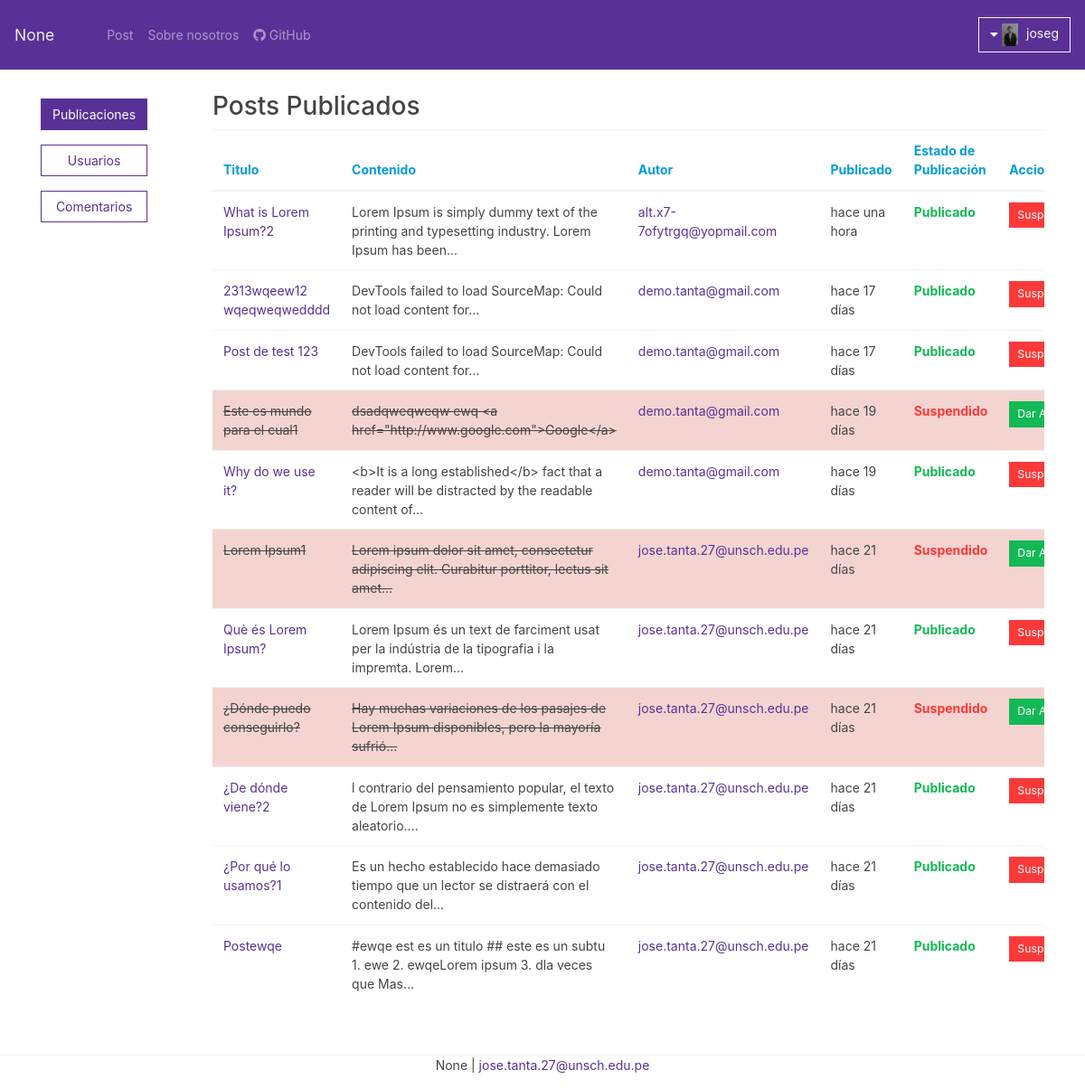
Screenshot of /admin/posts/ (signed in) with the database file from the repository.
### app/models.py (models this page shows, shortened)
class User(UserMixin, db.Model):
    __tablename__ = 'users'
    id = db.Column(db.Integer, primary_key=True, unique=True)
    username = db.Column(db.String(40), nullable=False,
                         unique=True, index=True)
    email = db.Column(db.String(100), nullable=False, unique=True, index=True)
    name = db.Column(db.String(60), nullable=True)
    address = db.Column(db.String(60), nullable=True)
    password_hash = db.Column(db.String(150), nullable=False)
    slug = db.Column(db.String(100), nullable=False, unique=True)
    date_register = db.Column(
        db.DateTime, default=datetime.now, nullable=False)
    status = db.Column(db.Boolean, default=True, index=True)
    upload = db.Column(db.String(200), nullable=True, default='def')
    role_id = db.Column(db.Integer, db.ForeignKey(
        'roles.id'), index=True, nullable=False)
    confirmed = db.Column(db.Boolean, default=False)
    posts = db.relationship('Post', backref='author',
                            lazy=True, cascade='all, delete-orphan')
    comments = db.relationship(
        'Comment', backref='author', lazy=True, cascade='all, delete-orphan')
    followed = db.relationship('Follow',
                               foreign_keys=[Follow.follower_id],
                               backref=db.backref('follower', lazy='joined'),
                               lazy='dynamic',
                               cascade='all, delete-orphan'
                               )
    followers = db.relationship('Follow',
                                foreign_keys=[Follow.followed_id],
                                backref=db.backref('followed', lazy='joined'),
                                lazy='dynamic',
                                cascade='all, delete-orphan'
                                )
    def __setattr__(self, key, value):
        super(User, self).__setattr__(key, value)
        if key == 'username':
            self.slug = self.__generate_slug(self.username)
    def can(self, permissions):
        p = self.role is not None and self.role.has_permission(permissions)
        return p
    @property
    def is_administrator(self):
        return self.can(Permission.ADMINISTER)
    @property
    def upload_path(self):
        return url_for('static', filename='uploads/users/' + self.upload)
    @property
    def password(self):
        raise AttributeError("La contraseña no puede ser leida.")

class Post(UserMixin, db.Model):
    __tablename__ = 'posts'
    id = db.Column(db.Integer, primary_key=True, unique=True)
    title = db.Column(db.String(120), nullable=False, unique=True)
    content = db.Column(db.Text, nullable=False)
    content_html = db.Column(db.Text, nullable=False)
    slug = db.Column(db.String(100), nullable=False, unique=True, index=True)
    date_register = db.Column(
        db.DateTime, default=datetime.utcnow, nullable=False)
    publishied = db.Column(db.Boolean, default=True, index=True)
    upload = db.Column(db.String(200), nullable=True, default='def')
    url_image = db.Column(db.String(600), nullable=True, default='')
    user_id = db.Column(db.Integer, db.ForeignKey('users.id'), index=True)
    comments = db.relationship(
        'Comment', backref='post', lazy=True, cascade="all, delete-orphan")
    def __setattr__(self, key, value):
        super(Post, self).__setattr__(key, value)
        if key == 'title':
            self.slug = self.__generate_slug(self.title)

### app/admin/views.py (the view)
@admin.route('/')
@admin.route('/posts/', methods=['GET'])
@login_required
@admin_required
def posts():
    posts = Post.query.order_by(Post.date_register.desc())
    return render_template('admin/posts.html', title='Admin | Posts', posts=posts)

### app/helpers.py (called while the page is built)
def isActive(path: str = '') -> str:
    if (request.path == path):
        return "active"
    return ""

    def render(self, format_time: datetime) -> Markup:
        return Markup("<script>\nmoment.locale('es');\ndocument.write(moment(\"%s\").%s);\n</script>" % (self.timestamp.strftime("%Y-%m-%dT%H:%M:%S Z"), format_time))

    def formatNow(self):
        return self.render("fromNow()")

### app/main/__init__.py (called while the page is built)
@main.app_context_processor
def inject_permissions():
    return dict(
        Permission=Permission,
        form_send=forms.SendEmailForm()
    )

### app/main/views.py (called while the page is built)
@main.after_app_request
def after_request(response):
    for query in get_debug_queries():
        if query.duration >= current_app.config['FLASK_SLOW_DB_QUERY_TIME']:
            current_app.logger.warning('Slow query: %s\nParameters: %s\nDuration: %fs\nContext: %s\n' % (
                query.statement, query.parameters, query.duration, query.context))
    return response

### app/models.py (called while the page is built)
@login_manager.user_loader
def load_user(user_id):
    return User.query.get(int(user_id))

    def has_permission(self, permissions):
        return self.permissions & permissions == permissions

### app/users/views.py (called while the page is built)
@users.before_app_request
def before_request():
    if current_user.is_authenticated:
        if not current_user.confirmed \
                and request.endpoint \
                and request.blueprint != 'users' \
                and request.endpoint != 'static':
            return redirect(url_for('users.uncorfirmed'))

### app/templates/admin/posts.html (shortened to what this page needs)
{% extends 'base.html' %}
{% block contenido %}
<div class="row">
	<div class="col-2">{% include 'admin/_btn_group.html' %}</div>
	<div class="col-10">
		<h2>Posts Publicados</h2>
		<table class="table table-responsive table-hover" id="table-ban">
			<thead>
				<tr class="text-info">
					<th>Titulo</th>
					<th>Contenido</th>
					<th>Autor</th>
					<th>Publicado</th>
					<th>Estado de Publicación</th>
					<th>Acciones</th>
				</tr>
			</thead>
			<tbody>
				{% for post in posts %}
				<tr id="post_{{ post.slug }}" class="{%if not post.publishied%}posted-baned-bg{%endif%}">
					{%if not post.publishied%}
					<td class="post_{{ post.slug }} posted-baned">{{ post.title }}</td>
					{% else %}
					<td><a href="{{ url_for('posts.post_show', slug = post.slug) }}" class="post_{{ post.slug }}">{{ post.title |
							truncate(50)}}</a>
					</td>
					{%endif%}
					<td class="post_cont-{{ post.slug }} w-25 {%if not post.publishied%}posted-baned{%endif%}">{{ post.content |
						truncate(100)}}</td>
					<td><a href="{{ url_for('admin.show_user', user_id = post.author.id ) }}">{{ post.author.email }}</a></td>
					<td>{{ momentjs(post.date_register).formatNow()}}</td>
					<td class="post-flags {%if post.publishied %}text-success{% else %}text-danger{% endif %}"
						id="flag-{{ post.id }}">
						{%if post.publishied %}Publicado{% else %}Suspendido{% endif %}
					</td>
					<td>
						<button id="ban_post_{{ post.id }}"
							class="{%if post.publishied %}btn-sm btn btn-danger{% else %}btn-sm btn btn-success{% endif %}">
							{%if post.publishied %}Suspender{% else %}Dar Alta{% endif %}
						</button>
					</td>
				<tr>
					{% endfor %}
			</tbody>
		</table>
	</div>
</div>
{% endblock %}

### app/templates/partials/_nav.html (shortened to what this page needs)
<nav class="navbar navbar-expand-lg navbar-dark bg-primary navbar-sticky">
	<a class="navbar-brand" href="{{ url_for('main.home') }}">{{ APP_NAME }}</a>
	<div class="collapse navbar-collapse" id="basePost">
		<ul class="navbar-nav mr-auto">
			<li class="nav-item {{ isActive(url_for('main.home')) }}">
				<a class="nav-link" href="{{ url_for('main.home') }}"></a>
			</li>
			{% if current_user.is_authenticated %}
			<li class="nav-item {{ isActive(url_for('posts.new')) }}">
				<a href="{{ url_for('posts.new') }}" class="nav-link"><i class="far fa-plus-circle"></i>
					Post</a>
			</li>
			{% endif %}
			<li class="nav-item {{ isActive(url_for('main.about')) }}">
				<a class="nav-link" href="{{ url_for('main.about') }}">Sobre nosotros</a>
			</li>
			<li class="nav-item">
				<a href="{{ GITHUB }}" target="_blank" class="nav-link"><i class="fab fa-github"></i> GitHub</a>
			</li>
		</ul>
		{% if not current_user.is_authenticated %}
		<ul class="navbar-nav mr-0">
			<li class="nav-item {{ isActive(url_for('users.register')) }}">
				<a class="nav-link" href="{{ url_for('users.register') }}"><i class="far fa-user-plus"> </i> Registrarse</i></a>
			</li>
			<li class="nav-item {{ isActive(url_for('users.login')) }}">
				<a class="nav-link" href="{{ url_for('users.login') }}"><i class="fas fa-sign-in-alt"></i> Iniciar Sesión</a>
			</li>
		</ul>
		{% else %}
		<ul class="navbar-nav mr-0">
			<div class="nav-item btn-group dropleft ml-5">
				<button class="btn btn-outline-light" type="button" id="dropdownOptionsAccount" data-toggle="dropdown"
					aria-haspopup="true" aria-expanded="false">
					<i class="fas fa-caret-down"></i>
					{% if current_user.upload_path|length > 3 %}
					<img class="account-img-profile" src="{{ current_user.upload_path }}"
						href="{{ url_for('users.account', slug = current_user.slug)}}">
					{% else %}
					<i class="fas fa-user"></i>
					{% endif %}
					{{ current_user.username }}
				</button>
			</div>
		</ul>
		{% endif %}
	</div>
</nav>

### app/static/css/perfil.css (style rules this page uses)
.account-img-profile { max-height: 25px; max-width: 25px; margin-right: 5px; box-sizing: border-box; }

### app/static/css/post.css (style rules this page uses)
.post-flags { font-weight: bolder; }
.posted-baned { text-decoration: line-through; }
.posted-baned-bg { background: rgba(200, 42, 23, 0.2); }

### rows the page displays
User: upload_path (picture), username "joseg"
Post: title "What is Lorem Ipsum?2", content "Lorem Ipsum is simply dummy text of the printing and typesetting industry. Lorem Ipsum has been...", author.email "alt.x7-7ofytrgq@yopmail.com", publishied "Publicado"
Post: title "2313wqeew12 wqeqweqwedddd", content "DevTools failed to load SourceMap: Could not load content for...", author.email "demo.tanta@gmail.com", publishied "Publicado"
Post: title "Post de test 123", content "DevTools failed to load SourceMap: Could not load content for...", author.email "demo.tanta@gmail.com", publishied "Publicado"
Post: title "Este es mundo para el cual1", content "dsadqweqweqw ewq <a href=\"http://www.google.com\">Google</a>", author.email "demo.tanta@gmail.com", publishied "Suspendido"
Post: title "Why do we use it?", content "<b>It is a long established</b> fact that a reader will be distracted by the readable content of...", author.email "demo.tanta@gmail.com", publishied "Publicado"
Post: title "Lorem Ipsum1", content "Lorem ipsum dolor sit amet, consectetur adipiscing elit. Curabitur porttitor, lectus sit amet...", author.email "jose.tanta.27@unsch.edu.pe", shows "Suspendido", shows "Dar…"
Post: title "Què és Lorem Ipsum?", content "Lorem Ipsum és un text de farciment usat per la indústria de la tipografia i la impremta. Lorem...", author.email "jose.tanta.27@unsch.edu.pe", publishied "Publicado"
Post: title "¿Dónde puedo conseguirlo?", content "Hay muchas variaciones de los pasajes de Lorem Ipsum disponibles, pero la mayoría sufrió...", author.email "jose.tanta.27@unsch.edu.pe", shows "Suspendido", shows "Dar…"
Post: title "¿De dónde viene?2", content "l contrario del pensamiento popular, el texto de Lorem Ipsum no es simplemente texto aleatorio....", author.email "jose.tanta.27@unsch.edu.pe", publishied "Publicado"
Post: title "¿Por qué lo usamos?1", content "Es un hecho establecido hace demasiado tiempo que un lector se distraerá con el contenido del...", author.email "jose.tanta.27@unsch.edu.pe", publishied "Publicado"
Post: title "Postewqe", content "#ewqe est es un titulo ## este es un subtu 1. ewe 2. ewqeLorem ipsum 3. dla veces que Mas...", author.email "jose.tanta.27@unsch.edu.pe", publishied "Publicado"

### other values shown
{{ APP_NAME }} "None"
